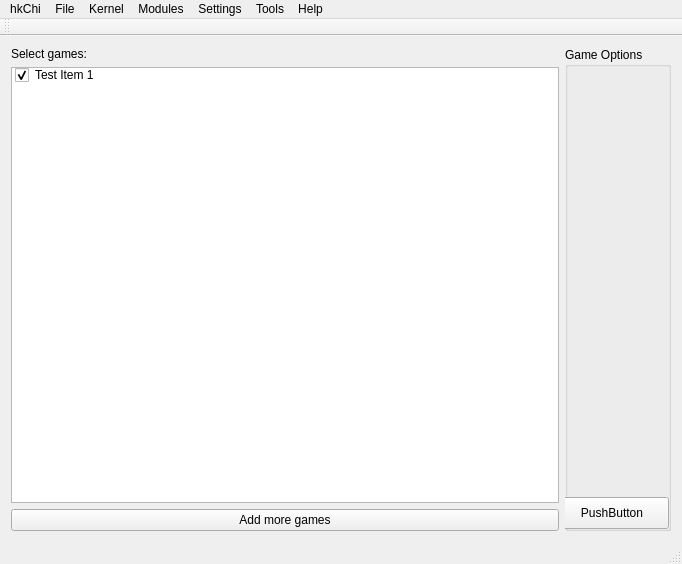
<?xml version="1.0" encoding="UTF-8"?>
<ui version="4.0">
 <class>MainWindow</class>
 <widget class="QMainWindow" name="MainWindow">
  <property name="enabled">
   <bool>true</bool>
  </property>
  <property name="geometry">
   <rect>
    <x>0</x>
    <y>0</y>
    <width>682</width>
    <height>564</height>
   </rect>
  </property>
  <property name="acceptDrops">
   <bool>true</bool>
  </property>
  <property name="windowTitle">
   <string>hkChi 1.0</string>
  </property>
  <widget class="QWidget" name="centralWidget">
   <layout class="QHBoxLayout" name="horizontalLayout_2">
    <item>
     <layout class="QVBoxLayout" name="verticalLayout_4">
      <item>
       <widget class="QLabel" name="label">
        <property name="text">
         <string>Select games:</string>
        </property>
       </widget>
      </item>
      <item>
       <widget class="QListWidget" name="listWidgetGames">
        <item>
         <property name="text">
          <string>Test Item 1</string>
         </property>
         <property name="checkState">
          <enum>Checked</enum>
         </property>
        </item>
       </widget>
      </item>
      <item>
       <widget class="QPushButton" name="pushButtonAddMoreGames">
        <property name="text">
         <string>Add more games</string>
        </property>
       </widget>
      </item>
     </layout>
    </item>
    <item>
     <layout class="QVBoxLayout" name="verticalLayout_5">
      <item>
       <widget class="QGroupBox" name="groupBox">
        <property name="title">
         <string>Game Options</string>
        </property>
        <widget class="QPushButton" name="pushButton_2">
         <property name="geometry">
          <rect>
           <x>-10</x>
           <y>450</y>
           <width>114</width>
           <height>32</height>
          </rect>
         </property>
         <property name="text">
          <string>PushButton</string>
         </property>
        </widget>
       </widget>
      </item>
     </layout>
    </item>
   </layout>
  </widget>
  <widget class="QMenuBar" name="menuBar">
   <property name="geometry">
    <rect>
     <x>0</x>
     <y>0</y>
     <width>682</width>
     <height>22</height>
    </rect>
   </property>
   <widget class="QMenu" name="menuhkChi">
    <property name="title">
     <string>hkChi</string>
    </property>
    <addaction name="actionAbout_hkChi"/>
    <addaction name="separator"/>
   </widget>
   <widget class="QMenu" name="menuFile">
    <property name="title">
     <string>File</string>
    </property>
    <addaction name="actionAdd_new_game"/>
   </widget>
   <widget class="QMenu" name="menuKernel">
    <property name="title">
     <string>Kernel</string>
    </property>
    <widget class="QMenu" name="menuFlash_kenerel">
     <property name="title">
      <string>Flash kenerel</string>
     </property>
     <addaction name="actionOriginal"/>
     <addaction name="actionCustom"/>
    </widget>
    <widget class="QMenu" name="menuBoot_from_RAM">
     <property name="title">
      <string>Boot from RAM</string>
     </property>
     <addaction name="actionOriginal_kernel"/>
     <addaction name="actionPatched"/>
    </widget>
    <addaction name="actionDump_kernel"/>
    <addaction name="menuFlash_kenerel"/>
    <addaction name="separator"/>
    <addaction name="menuBoot_from_RAM"/>
    <addaction name="separator"/>
    <addaction name="actionDump_whole_NAND_flash"/>
    <addaction name="actionDump_decrypted_NAND_B_partition"/>
    <addaction name="actionDump_NAND_C_partition"/>
    <addaction name="actionFlash_NAND_C_partition_experts_only"/>
    <addaction name="separator"/>
    <addaction name="actionUninstall"/>
   </widget>
   <widget class="QMenu" name="menuModules">
    <property name="title">
     <string>Modules</string>
    </property>
   </widget>
   <widget class="QMenu" name="menuSettings">
    <property name="title">
     <string>Settings</string>
    </property>
    <addaction name="actionLanguage"/>
    <addaction name="actionConsole_type"/>
    <addaction name="actionPages_folders_structure"/>
    <addaction name="separator"/>
    <addaction name="actionController_hacks"/>
   </widget>
   <widget class="QMenu" name="menuTools">
    <property name="title">
     <string>Tools</string>
    </property>
   </widget>
   <widget class="QMenu" name="menuHelp">
    <property name="title">
     <string>Help</string>
    </property>
   </widget>
   <addaction name="menuhkChi"/>
   <addaction name="menuFile"/>
   <addaction name="menuKernel"/>
   <addaction name="menuModules"/>
   <addaction name="menuSettings"/>
   <addaction name="menuTools"/>
   <addaction name="menuHelp"/>
  </widget>
  <widget class="QToolBar" name="mainToolBar">
   <attribute name="toolBarArea">
    <enum>TopToolBarArea</enum>
   </attribute>
   <attribute name="toolBarBreak">
    <bool>false</bool>
   </attribute>
  </widget>
  <widget class="QStatusBar" name="statusBar"/>
  <action name="actionAbout_hkChi">
   <property name="text">
    <string>About hkChi</string>
   </property>
  </action>
  <action name="actionDump_kernel">
   <property name="text">
    <string>Dump kernel</string>
   </property>
  </action>
  <action name="actionOriginal">
   <property name="text">
    <string>Original</string>
   </property>
  </action>
  <action name="actionCustom">
   <property name="text">
    <string>Custom</string>
   </property>
  </action>
  <action name="actionOriginal_kernel">
   <property name="text">
    <string>Original</string>
   </property>
  </action>
  <action name="actionPatched">
   <property name="text">
    <string>Patched</string>
   </property>
  </action>
  <action name="actionDump_whole_NAND_flash">
   <property name="text">
    <string>Dump whole NAND flash</string>
   </property>
  </action>
  <action name="actionDump_decrypted_NAND_B_partition">
   <property name="text">
    <string>Dump decrypted NAND-B partition</string>
   </property>
  </action>
  <action name="actionDump_NAND_C_partition">
   <property name="text">
    <string>Dump NAND-C partition</string>
   </property>
  </action>
  <action name="actionFlash_NAND_C_partition_experts_only">
   <property name="text">
    <string>Flash NAND-C partition (experts only!)</string>
   </property>
  </action>
  <action name="actionUninstall">
   <property name="text">
    <string>Uninstall</string>
   </property>
  </action>
  <action name="actionLanguage">
   <property name="text">
    <string>Language</string>
   </property>
  </action>
  <action name="actionConsole_type">
   <property name="text">
    <string>Console type</string>
   </property>
  </action>
  <action name="actionPages_folders_structure">
   <property name="text">
    <string>Pages/folders structure</string>
   </property>
  </action>
  <action name="actionController_hacks">
   <property name="text">
    <string>Controller hacks</string>
   </property>
  </action>
  <action name="actionAdd_new_game">
   <property name="text">
    <string>Add new game</string>
   </property>
  </action>
 </widget>
 <layoutdefault spacing="6" margin="11"/>
 <resources/>
 <connections/>
</ui>
